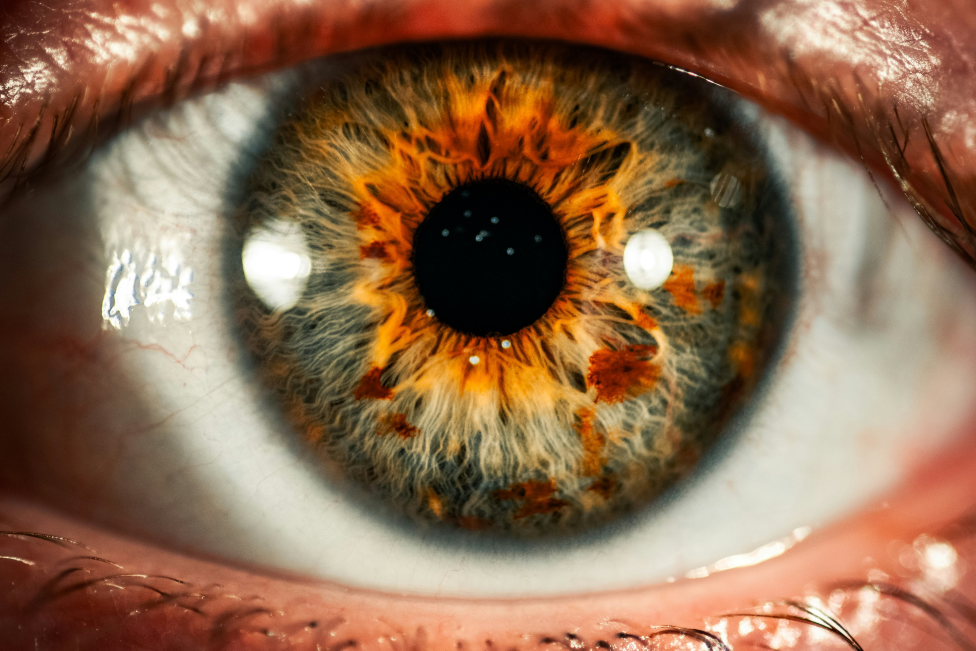
#> input picture eye.jpg, 4879 x 3253 px (shown at 1/5 size)
$ python -i nebula_eye.py   (imports and definitions only)
#> lines starting #> are read from the running program, lines starting #| are printed output that depends on the picture
"""
NEBULA EYE — cinematic ASCII eye animation
Requirements:
    py -3.13 -m pip install pygame pillow numpy

Put a close-up eye photo named eye.jpg next to this file.
Run:
    py -3.13 nebula_eye.py

Controls:
    SPACE  pause/resume
    R      restart animation
    F      toggle fullscreen
    ESC    quit
"""

import math
import random
import sys
import time
from pathlib import Path

import numpy as np
import pygame
from PIL import Image, ImageEnhance, ImageOps

# --------------------------- CONFIG ---------------------------
IMAGE_PATH = Path(__file__).resolve().parent / "eye.jpg"
# Pupil center measured from eye.jpg as normalized (x, y) image coordinates.
PUPIL_CENTER = (0.502, 0.397)
WINDOW_SIZE = (1100, 760)
GRID_COLS = 112                 # higher = more detail, lower = faster
CELL_W = 9
CELL_H = 14
FPS = 30
LOOP_SECONDS = 12.0
FONT_NAME = "consolas"

# Dense characters give the image its shading; punctuation keeps highlights crisp.
RAMP = "  ..,:;irsXA253hMHGS#9B&@"
BG = (4, 5, 10)
WHITE = (235, 241, 247)
ORANGE = (255, 133, 45)
GOLD = (255, 184, 76)
PINK = (255, 58, 174)
CYAN = (65, 214, 255)
VIOLET = (166, 112, 255)

# --------------------------- IMAGE ----------------------------
def load_eye(path):
    path = Path(path).expanduser().resolve()
    if not path.is_file():
        raise FileNotFoundError(
            f"Couldn't find {path}. Put a close-up eye photo named eye.jpg "
            "in the same folder as nebula_eye.py."
        )

    with Image.open(path) as source:
#> source is the input picture: PIL image 4879x3253 RGB; mean R, G, B 140.3, 105.7, 78.9
        im = source.convert("RGB")
    # Increase contrast and detail without hard-clipping highlights.
    im = ImageOps.autocontrast(im, cutoff=1)
    im = ImageEnhance.Contrast(im).enhance(1.28)
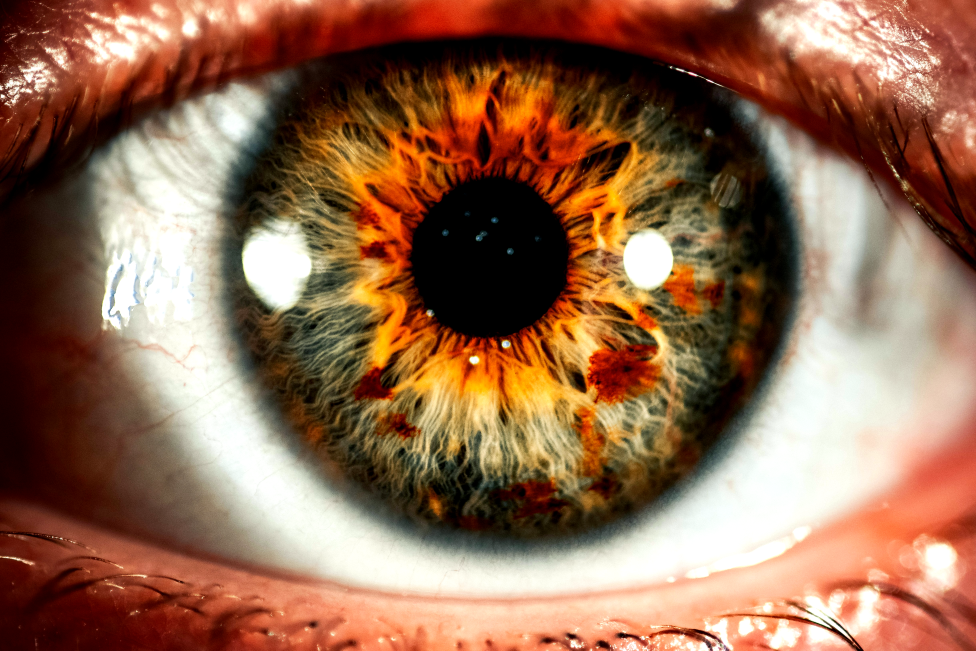
#> im: PIL image 4879x3253 RGB (shown at 1/5 size); mean R, G, B 147.1, 106.3, 81.3
    im = ImageEnhance.Color(im).enhance(1.22)
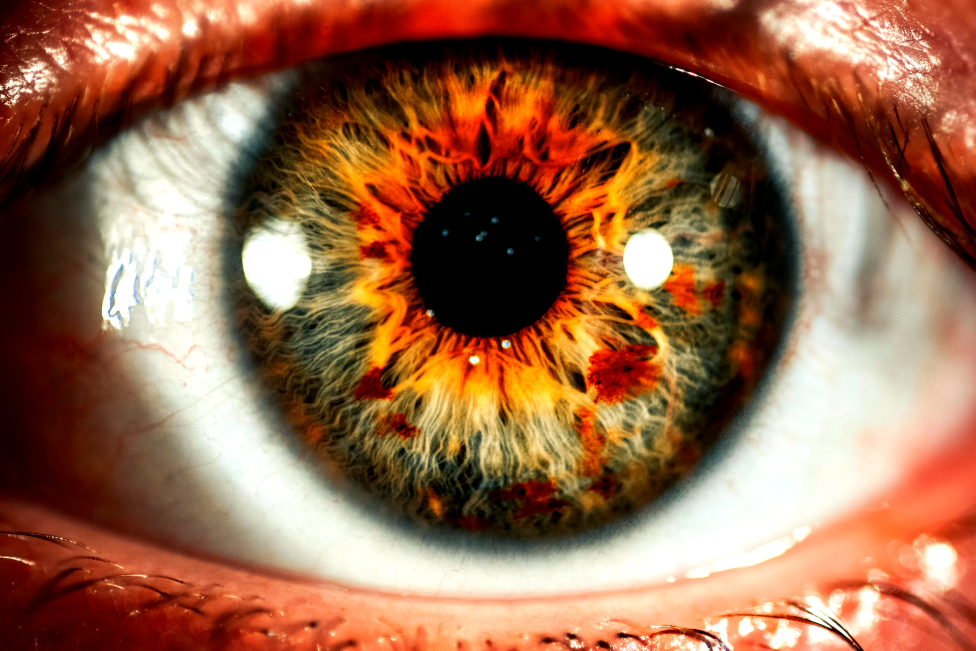
#> im: PIL image 4879x3253 RGB (shown at 1/5 size); mean R, G, B 152.4, 104.1, 76
    im = ImageEnhance.Sharpness(im).enhance(1.5)
    return im


def ease_in_out(t):
    t = max(0.0, min(1.0, t))
    return t * t * (3.0 - 2.0 * t)


# [181 lines left out: functions zoom_crop, classify_color, make_ascii, draw_scanlines, draw_soft_glow, draw_energy_core and 2 more, not called in this run]


# --------------------------- MAIN ----------------------------
def main():
    eye = load_eye(IMAGE_PATH)

    pygame.init()
#> (the run stopped early here; a loop or call above may not have finished)
